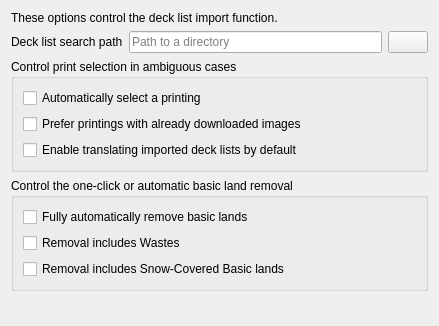
<?xml version="1.0" encoding="UTF-8"?>
<ui version="4.0">
 <class>DecklistImportSettingsPage</class>
 <widget class="QWidget" name="DecklistImportSettingsPage">
  <property name="geometry">
   <rect>
    <x>0</x>
    <y>0</y>
    <width>439</width>
    <height>326</height>
   </rect>
  </property>
  <layout class="QGridLayout" name="gridLayout">
   <item row="1" column="2">
    <widget class="QPushButton" name="deck_list_search_path_browse_button">
     <property name="toolTip">
      <string>Browse …</string>
     </property>
     <property name="text">
      <string/>
     </property>
     <property name="icon">
      <iconset theme="document-open"/>
     </property>
    </widget>
   </item>
   <item row="1" column="0">
    <widget class="QLabel" name="deck_list_search_path_label">
     <property name="text">
      <string>Deck list search path</string>
     </property>
    </widget>
   </item>
   <item row="3" column="0" colspan="3">
    <widget class="QGroupBox" name="basic_land_removal_group_box">
     <property name="toolTip">
      <string>The import wizard can remove basic lands fully- or semi-automatic.
These settings control the removal behavior.</string>
     </property>
     <property name="title">
      <string>Control the one-click or automatic basic land removal</string>
     </property>
     <layout class="QVBoxLayout" name="verticalLayout">
      <item>
       <widget class="QCheckBox" name="automatic_basics_removal_enable">
        <property name="toolTip">
         <string extracomment="Tooltip">If enabled, basic lands are automatically removed from deck lists.
If disabled, the deck import wizard keeps them by default,
but offers the removal via a single button click.</string>
        </property>
        <property name="text">
         <string>Fully automatically remove basic lands</string>
        </property>
       </widget>
      </item>
      <item>
       <widget class="QCheckBox" name="remove_basic_wastes_enable">
        <property name="toolTip">
         <string extracomment="Tooltip">When enabled, treat Wastes like any other basic land</string>
        </property>
        <property name="text">
         <string>Removal includes Wastes</string>
        </property>
       </widget>
      </item>
      <item>
       <widget class="QCheckBox" name="remove_snow_basics_enable">
        <property name="toolTip">
         <string extracomment="Tooltip">When enabled, treat Snow-Covered basic lands like any other basic land</string>
        </property>
        <property name="text">
         <string>Removal includes Snow-Covered Basic lands</string>
        </property>
       </widget>
      </item>
     </layout>
    </widget>
   </item>
   <item row="0" column="0" colspan="3">
    <widget class="QLabel" name="label">
     <property name="text">
      <string>These options control the deck list import function.</string>
     </property>
    </widget>
   </item>
   <item row="2" column="0" colspan="3">
    <widget class="QGroupBox" name="print_guessing_group_box">
     <property name="toolTip">
      <string>Not all deck list formats always contain complete data.
These options set the default behavior when encountering ambiguous card</string>
     </property>
     <property name="title">
      <string>Control print selection in ambiguous cases</string>
     </property>
     <property name="checked">
      <bool>false</bool>
     </property>
     <layout class="QGridLayout" name="gridLayout_6">
      <item row="2" column="0">
       <widget class="QCheckBox" name="print_guessing_prefer_already_downloaded">
        <property name="toolTip">
         <string>When automatically selecting a printing, prefer printings with already downloaded images over other possible printings.</string>
        </property>
        <property name="text">
         <string>Prefer printings with already downloaded images</string>
        </property>
       </widget>
      </item>
      <item row="3" column="0">
       <widget class="QCheckBox" name="automatic_deck_list_translation_enable">
        <property name="toolTip">
         <string>Always enable automatic deck list translation when importing deck lists.
This avoids adding foreign language cards, if the deck list happens to contain some.</string>
        </property>
        <property name="text">
         <string>Enable translating imported deck lists by default</string>
        </property>
       </widget>
      </item>
      <item row="1" column="0">
       <widget class="QCheckBox" name="print_guessing_enable">
        <property name="toolTip">
         <string>Not all deck list formats always contain complete data to identify exact printings.
If enabled, choose an arbitrary printing, instead of failing to identify such cards.
With some deck list formats, this option is always enabled.</string>
        </property>
        <property name="text">
         <string>Automatically select a printing</string>
        </property>
       </widget>
      </item>
     </layout>
    </widget>
   </item>
   <item row="1" column="1">
    <widget class="QLineEdit" name="deck_list_search_path">
     <property name="toolTip">
      <string>If set, use this as the default location for loading deck lists. Your webbrowser’s download directory is a good choice.</string>
     </property>
     <property name="inputMethodHints">
      <set>Qt::InputMethodHint::ImhNoAutoUppercase</set>
     </property>
     <property name="placeholderText">
      <string>Path to a directory</string>
     </property>
     <property name="clearButtonEnabled">
      <bool>true</bool>
     </property>
    </widget>
   </item>
   <item row="4" column="0" colspan="3">
    <spacer name="spacer">
     <property name="orientation">
      <enum>Qt::Orientation::Vertical</enum>
     </property>
     <property name="sizeHint" stdset="0">
      <size>
       <width>20</width>
       <height>20</height>
      </size>
     </property>
    </spacer>
   </item>
  </layout>
 </widget>
 <resources/>
 <connections/>
</ui>
